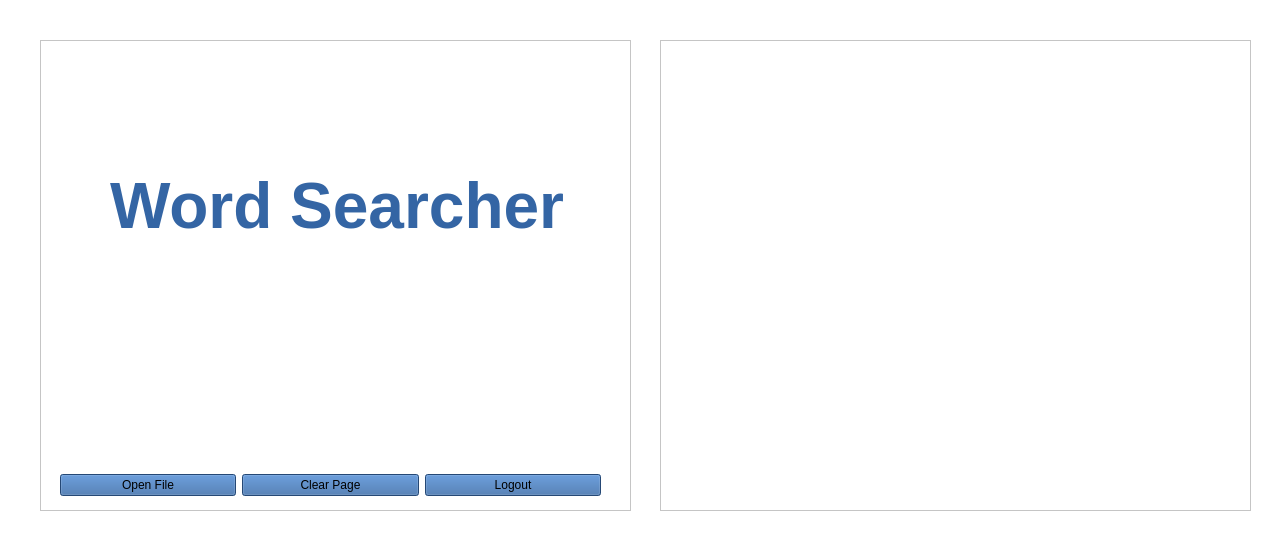
<?xml version="1.0" encoding="UTF-8"?>
<ui version="4.0">
 <class>SecWindow</class>
 <widget class="QDialog" name="SecWindow">
  <property name="geometry">
   <rect>
    <x>0</x>
    <y>0</y>
    <width>1278</width>
    <height>548</height>
   </rect>
  </property>
  <property name="windowTitle">
   <string>Dialog</string>
  </property>
  <property name="styleSheet">
   <string notr="true">background-color: rgb(255,255,255);
</string>
  </property>
  <widget class="QWidget" name="layoutWidget">
   <property name="geometry">
    <rect>
     <x>60</x>
     <y>220</y>
     <width>541</width>
     <height>241</height>
    </rect>
   </property>
   <layout class="QVBoxLayout" name="verticalLayout">
    <item>
     <layout class="QHBoxLayout" name="horizontalLayout">
      <item>
       <widget class="QLabel" name="s1Lbl">
        <property name="styleSheet">
         <string notr="true">color: rgb(52, 101, 164);</string>
        </property>
        <property name="text">
         <string>Count : </string>
        </property>
       </widget>
      </item>
      <item>
       <widget class="QLineEdit" name="s1Txt">
        <property name="styleSheet">
         <string notr="true">color: rgb(52, 101, 164);</string>
        </property>
        <property name="text">
         <string/>
        </property>
       </widget>
      </item>
      <item>
       <widget class="QPushButton" name="pushButton_search">
        <property name="styleSheet">
         <string notr="true">background-color: rgb(52, 101, 164);</string>
        </property>
        <property name="text">
         <string>Search</string>
        </property>
       </widget>
      </item>
     </layout>
    </item>
    <item>
     <layout class="QHBoxLayout" name="horizontalLayout_2">
      <item>
       <widget class="QLabel" name="s2Lbl">
        <property name="styleSheet">
         <string notr="true">color: rgb(52, 101, 164);</string>
        </property>
        <property name="text">
         <string>Count : </string>
        </property>
       </widget>
      </item>
      <item>
       <widget class="QLineEdit" name="s2Txt">
        <property name="styleSheet">
         <string notr="true">color: rgb(52, 101, 164);</string>
        </property>
        <property name="text">
         <string/>
        </property>
       </widget>
      </item>
      <item>
       <widget class="QPushButton" name="pushButton_search2">
        <property name="styleSheet">
         <string notr="true">background-color: rgb(52, 101, 164);</string>
        </property>
        <property name="text">
         <string>Search</string>
        </property>
        <property name="default">
         <bool>true</bool>
        </property>
       </widget>
      </item>
     </layout>
    </item>
   </layout>
  </widget>
  <widget class="QLabel" name="label">
   <property name="geometry">
    <rect>
     <x>110</x>
     <y>170</y>
     <width>461</width>
     <height>61</height>
    </rect>
   </property>
   <property name="styleSheet">
    <string notr="true">color: rgb(52, 101, 164);</string>
   </property>
   <property name="text">
    <string>&lt;html&gt;&lt;head/&gt;&lt;body&gt;&lt;p&gt;&lt;span style=&quot; font-size:48pt; font-weight:600; color:#3465a4;&quot;&gt;Word Searcher&lt;/span&gt;&lt;/p&gt;&lt;/body&gt;&lt;/html&gt;</string>
   </property>
  </widget>
  <widget class="QFrame" name="frame">
   <property name="geometry">
    <rect>
     <x>40</x>
     <y>40</y>
     <width>591</width>
     <height>471</height>
    </rect>
   </property>
   <property name="frameShape">
    <enum>QFrame::StyledPanel</enum>
   </property>
   <property name="frameShadow">
    <enum>QFrame::Raised</enum>
   </property>
   <widget class="QLabel" name="label_logo">
    <property name="geometry">
     <rect>
      <x>50</x>
      <y>20</y>
      <width>499</width>
      <height>121</height>
     </rect>
    </property>
    <property name="text">
     <string/>
    </property>
    <property name="pixmap">
     <pixmap>../Pictures/kentkart-logo.png</pixmap>
    </property>
    <property name="scaledContents">
     <bool>true</bool>
    </property>
   </widget>
   <widget class="QWidget" name="layoutWidget">
    <property name="geometry">
     <rect>
      <x>20</x>
      <y>430</y>
      <width>541</width>
      <height>31</height>
     </rect>
    </property>
    <layout class="QHBoxLayout" name="horizontalLayout_3">
     <item>
      <widget class="QPushButton" name="pushButton_openfile">
       <property name="styleSheet">
        <string notr="true">background-color: rgb(52, 101, 164);</string>
       </property>
       <property name="text">
        <string>Open File</string>
       </property>
      </widget>
     </item>
     <item>
      <widget class="QPushButton" name="pushButton_clearpage">
       <property name="styleSheet">
        <string notr="true">background-color: rgb(52, 101, 164);</string>
       </property>
       <property name="text">
        <string>Clear Page</string>
       </property>
      </widget>
     </item>
     <item>
      <widget class="QPushButton" name="pushButton_logout">
       <property name="styleSheet">
        <string notr="true">background-color: rgb(52, 101, 164);</string>
       </property>
       <property name="text">
        <string>Logout</string>
       </property>
      </widget>
     </item>
    </layout>
   </widget>
  </widget>
  <widget class="QTextEdit" name="textEdit">
   <property name="geometry">
    <rect>
     <x>660</x>
     <y>40</y>
     <width>591</width>
     <height>471</height>
    </rect>
   </property>
  </widget>
  <widget class="QWidget" name="layoutWidget">
   <property name="geometry">
    <rect>
     <x>0</x>
     <y>0</y>
     <width>2</width>
     <height>2</height>
    </rect>
   </property>
   <layout class="QHBoxLayout" name="horizontalLayout_4"/>
  </widget>
  <zorder>layoutWidget</zorder>
  <zorder>frame</zorder>
  <zorder>layoutWidget</zorder>
  <zorder>label</zorder>
  <zorder>textEdit</zorder>
 </widget>
 <resources/>
 <connections/>
</ui>
